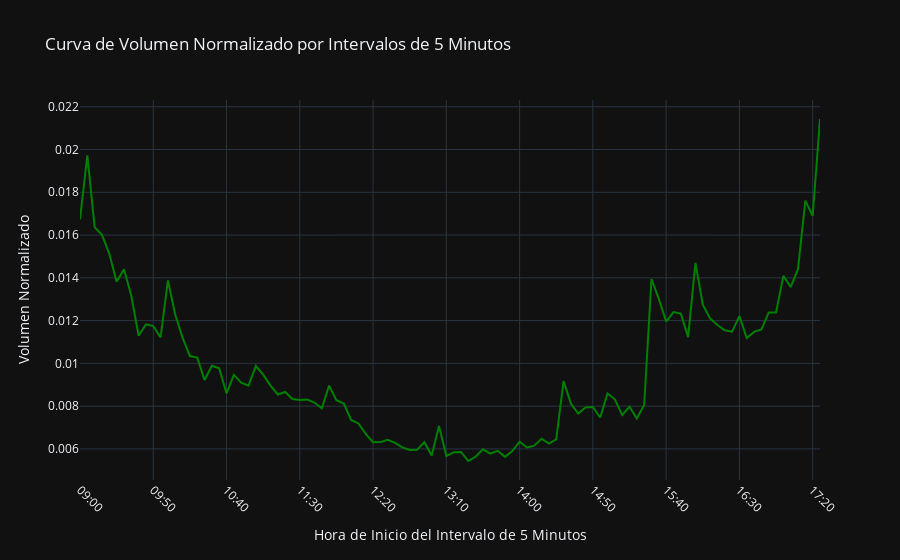

Notebook source saved alongside this figure:
### Markdown cell above
<span style="color:#1E90FF; font-weight:bold">Get the total volume of this curve, and generate a normalized volume curve by dividing each median volume per interval by the total volume. The resulting normalized curve has to sum to 1. This is a baseline static volume predictor. Plot the static curve. You should see the characteristic "U" shape of market volumes intraday, where most of the the trading happens at the beginning and the end of the trading session. Or more accurately, a "J" shape, with more trading activity at the end of the trading session.

### Code cell
# Realizar la predicción de volumen normalizado
algo.normalized_volume_curve()

### Figure 1 — Plotly figure (JSON) as saved in the notebook; plotly's stock layout.template omitted (floating-point values rounded to 4 significant figures)
{"data": [{"line": {"color": "green", "width": 2}, "mode": "lines", "type": "scatter", "x": ["09:00", "09:05", "09:10", "09:15", "09:20", "09:25", "09:30", "09:35", "09:40", "09:45", "09:50", "09:55", "10:00", "10:05", "10:10", "10:15", "10:20", "10:25", "10:30", "10:35", "10:40", "10:45", "10:50", "10:55", "11:00", "11:05", "11:10", "11:15", "11:20", "11:25", "11:30", "11:35", "11:40", "11:45", "11:50", "11:55", "12:00", "12:05", "12:10", "12:15", "12:20", "12:25", "12:30", "12:35", "12:40", "12:45", "12:50", "12:55", "13:00", "13:05", "13:10", "13:15", "13:20", "13:25", "13:30", "13:35", "13:40", "13:45", "13:50", "13:55", "14:00", "14:05", "14:10", "14:15", "14:20", "14:25", "14:30", "14:35", "14:40", "14:45", "14:50", "14:55", "15:00", "15:05", "15:10", "15:15", "15:20", "15:25", "15:30", "15:35", "15:40", "15:45", "15:50", "15:55", "16:00", "16:05", "16:10", "16:15", "16:20", "16:25", "16:30", "16:35", "16:40", "16:45", "16:50", "16:55", "17:00", "17:05", "17:10", "17:15", "17:20", "17:25"], "y": [0.01673, 0.01973, 0.01637, 0.01601, 0.01512, 0.01382, 0.0144, 0.01316, 0.01129, 0.01182, 0.01174, 0.01122, 0.01388, 0.01227, 0.0112, 0.01034, 0.01027, 0.009224, 0.009891, 0.009766, 0.008592, 0.00946, 0.0091, 0.008958, 0.009875, 0.009474, 0.008959, 0.008546, 0.008662, 0.008335, 0.008283, 0.008307, 0.008169, 0.007902, 0.008959, 0.008275, 0.008124, 0.007356, 0.007191, 0.006708, 0.006312, 0.006318, 0.00643, 0.006279, 0.006072, 0.005954, 0.005958, 0.006312, 0.005687, 0.007072, 0.005668, 0.005845, 0.005857, 0.005435, 0.005641, 0.005981, 0.005783, 0.00591, 0.005627, 0.005896, 0.006336, 0.006067, 0.006154, 0.006474, 0.006245, 0.006446, 0.009168, 0.008118, 0.007657, 0.007936, 0.007958, 0.007468, 0.008591, 0.008318, 0.007593, 0.007973, 0.00742, 0.008055, 0.01394, 0.01302, 0.01196, 0.0124, 0.01233, 0.01123, 0.0147, 0.01275, 0.0121, 0.01179, 0.01155, 0.01148, 0.01221, 0.01119, 0.01147, 0.01158, 0.01238, 0.01238, 0.01409, 0.01357, 0.01442, 0.01761, 0.0169, 0.02143]}], "layout": {"title": {"text": "Curva de Volumen Normalizado por Intervalos de 5 Minutos"}, "xaxis": {"tickangle": 45, "ticktext": ["09:00", "09:50", "10:40", "11:30", "12:20", "13:10", "14:00", "14:50", "15:40", "16:30", "17:20"], "tickvals": [0, 10, 20, 30, 40, 50, 60, 70, 80, 90, 100], "title": {"text": "Hora de Inicio del Intervalo de 5 Minutos"}}, "yaxis": {"title": {"text": "Volumen Normalizado"}}}}
